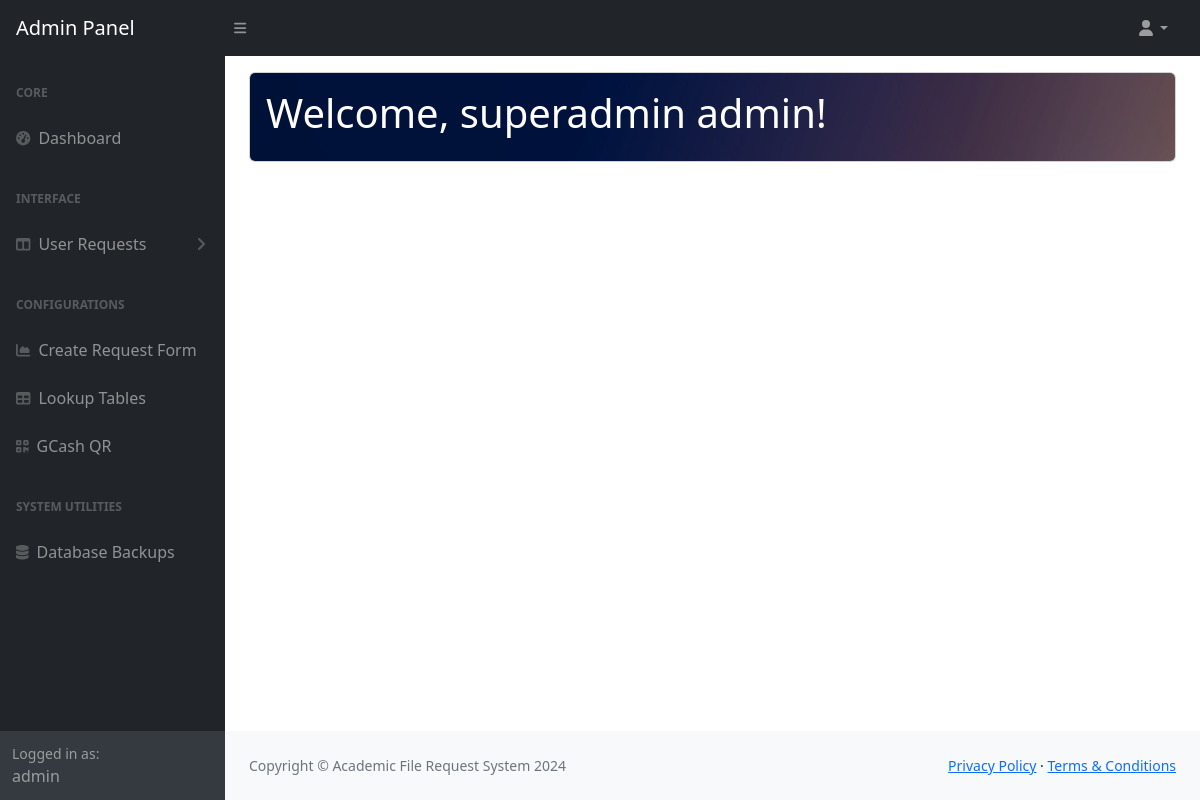
/admin-panel/dashboard/ (signed in), run on the app's committed database.
### onlinerequest/models.py (models this page shows, shortened)
class User(AbstractBaseUser):
      USER_TYPE_CHOICES = (
        (0, 'unspecified'),
        (1, 'student'),
        (2, 'faculty'),  # Changed from 'teacher' to 'faculty'
        (3, 'alumni'),
        (5, 'admin'),
        (6, 'guest'),
        (7, 'authorized person'),  # Added new option
      )
      student_number = models.CharField(max_length=64, unique=True, blank=True, null=True)
      email = models.EmailField(max_length=254, unique=True)
      password = models.CharField(max_length=256)
      is_active = models.BooleanField(default=False)
      is_staff = models.BooleanField(default=False)  # Required for admin access
      is_superuser = models.BooleanField(default=False)  # Required for full admin permissions
      user_type = models.PositiveSmallIntegerField(choices = USER_TYPE_CHOICES, default = 0)  # Default to unspecified
      USERNAME_FIELD = 'email'
      REQUIRED_FIELDS = []

class Record(models.Model):
    user_number = models.CharField(max_length=10)
    first_name = models.CharField(max_length=64)
    last_name = models.CharField(max_length=64)
    course_code = models.CharField(max_length=5)
    middle_name = models.CharField(max_length=64, default='De Guz Man')
    contact_no = models.IntegerField(default='09667614313')
    entry_year_from = models.IntegerField()
    entry_year_to = models.IntegerField()

### onlinerequest/views/views.py (the view)
# urls.py: path('admin-panel/dashboard/', views.admin_dashboard, name="admin_dashboard"),
def admin_dashboard(request):
    return render (request, "admin/dashboard.html")

### onlinerequest/context_processors.py (called while the page is built)
def user_record(request):
    if request.user.is_authenticated:
        try:
            user_record = Record.objects.get(user_number=request.user.student_number)
            return {'user_record': user_record}
        except Record.DoesNotExist:
            return {'user_record': None}
    return {'user_record': None}

def request_forms(request):
    request_forms = Request.objects.all()
    return {'request_forms': request_forms}

def user_profile(request):
    if request.user.is_authenticated:
        try:
            profile = Profile.objects.get(user=request.user)
            return {'user_profile': profile}
        except Profile.DoesNotExist:
            return {'user_profile': None}
    return {'user_profile': None}

def user_requests(request):
    if request.user.is_authenticated:
        from onlinerequest.models import User_Request
        user_requests = User_Request.objects.filter(
            user=request.user,
            request__active=True
        )
        return {'user_requests_global': user_requests}
    return {'user_requests_global': []}

def courses(request):
    all_courses = Course.objects.all()
    return {'all_courses': all_courses}

def document_types(request):
    all_document_types = Document.objects.all().order_by('description')
    return {'all_document_types': all_document_types}

### onlinerequest/templates/admin/dashboard.html (shortened to what this page needs)
{% load static %}
<!DOCTYPE html>
<html lang="en">
    <head>
        {% include 'header.html' %}
        <link rel="stylesheet" href="{% static 'css/admin-dashboard.css' %}" />
    </head>
    <body class="sb-nav-fixed">
        {% include 'admin/admin-topnav.html' %}
        <div id="layoutSidenav">
            {% include 'admin/admin-sidenav.html' %}
            <div id="layoutSidenav_content">
                <main>
                    <div class="container-fluid px-4">
                        <div class="card my-3">
                            <div class="card-body text-white">
                                <h1>Welcome, {{ user_record.first_name|default:'Superuser' }} {{ user_record.last_name|default:'' }}!</h1>
                            </div>
                        </div>
                    </div>
                </main>
                <footer class="py-4 bg-light mt-auto">
                    <div class="container-fluid px-4">
                        <div class="d-flex align-items-center justify-content-between small">
                            <div class="text-muted">Copyright &copy; Academic File Request System 2024</div>
                            <div>
                                <a href="#">Privacy Policy</a>
                                &middot;
                                <a href="#">Terms &amp; Conditions</a>
                            </div>
                        </div>
                    </div>
                </footer>
            </div>
        </div>
    </body>
</html>

### onlinerequest/templates/admin/admin-sidenav.html (shortened to what this page needs)
<div id="layoutSidenav_nav">
    <nav class="sb-sidenav accordion sb-sidenav-dark" id="sidenavAccordion">
        <div class="sb-sidenav-menu">
            <div class="nav">
                <div class="sb-sidenav-menu-heading">Core</div>
                <a class="nav-link" href="{% url 'admin_dashboard' %}">
                    <div class="sb-nav-link-icon"><i class="fas fa-tachometer-alt"></i></div>
                    Dashboard
                </a>
                <div class="sb-sidenav-menu-heading">Interface</div>
                <a class="nav-link collapsed" href="#" data-bs-toggle="collapse" data-bs-target="#collapseLayouts" aria-expanded="false" aria-controls="collapseLayouts">
                    <div class="sb-nav-link-icon"><i class="fas fa-columns"></i></div>
                    User Requests
                    <div class="sb-sidenav-collapse-arrow"><i class="fas fa-angle-down"></i></div>
                </a>
                <div class="sb-sidenav-menu-heading">Configurations</div>
                <a class="nav-link" href="/admin-panel/request/">
                    <div class="sb-nav-link-icon"><i class="fas fa-chart-area"></i></div>
                    Create Request Form
                </a>
                <a class="nav-link" href="/admin-panel/codetable/">
                    <div class="sb-nav-link-icon"><i class="fas fa-table"></i></div>
                    Lookup Tables
                </a>
                <a class="nav-link" href="/admin-panel/qr-upload/">
                    <div class="sb-nav-link-icon"><i class="fas fa-qrcode"></i></div>
                    GCash QR
                </a>
                <div class="sb-sidenav-menu-heading">System Utilities</div>
                <a class="nav-link" href="{% url 'backup_list' %}">
                    <div class="sb-nav-link-icon"><i class="fas fa-database"></i></div>
                    Database Backups
                </a>
            </div>
        </div>
        <div class="sb-sidenav-footer">
            <div class="small">Logged in as:</div>
            {{ user.email }}
        </div>
    </nav>
</div>

### onlinerequest/static/css/admin-dashboard.css (style rules this page uses)
.card-body { background-image: url(../images/dashboard-background-dx.jpg); background-repeat: initial; background-size: cover; width: 100%; height: 100%; border-radius: 5px; }

### data on the page
User: email "admin"
Record: first_name "superadmin", last_name "admin"
